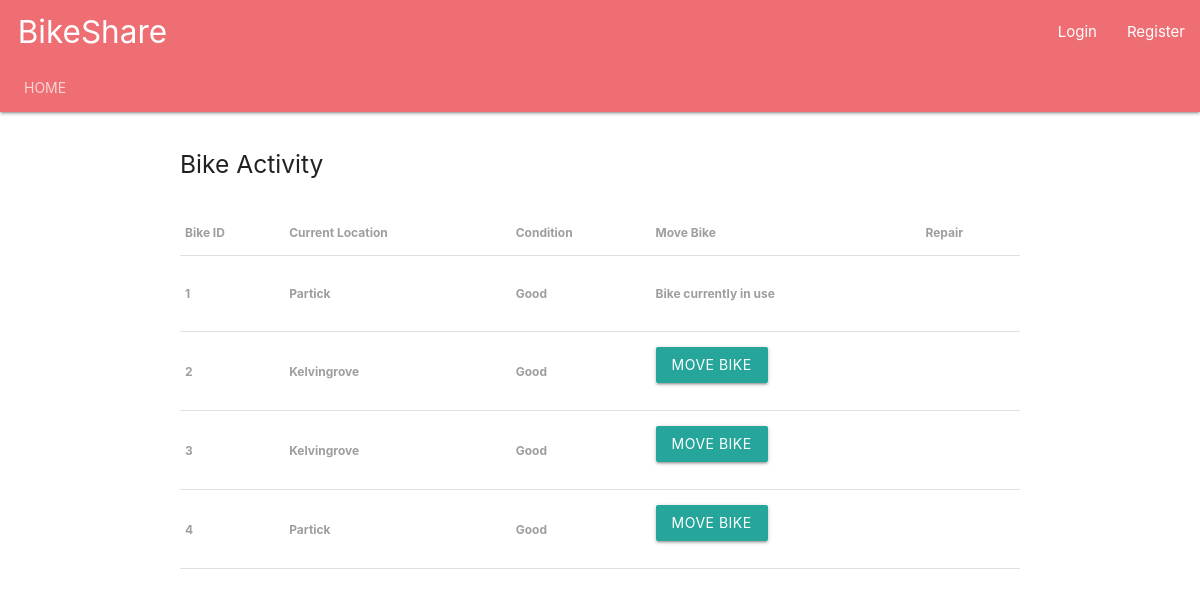
Page /operator/ on the earlier database version.
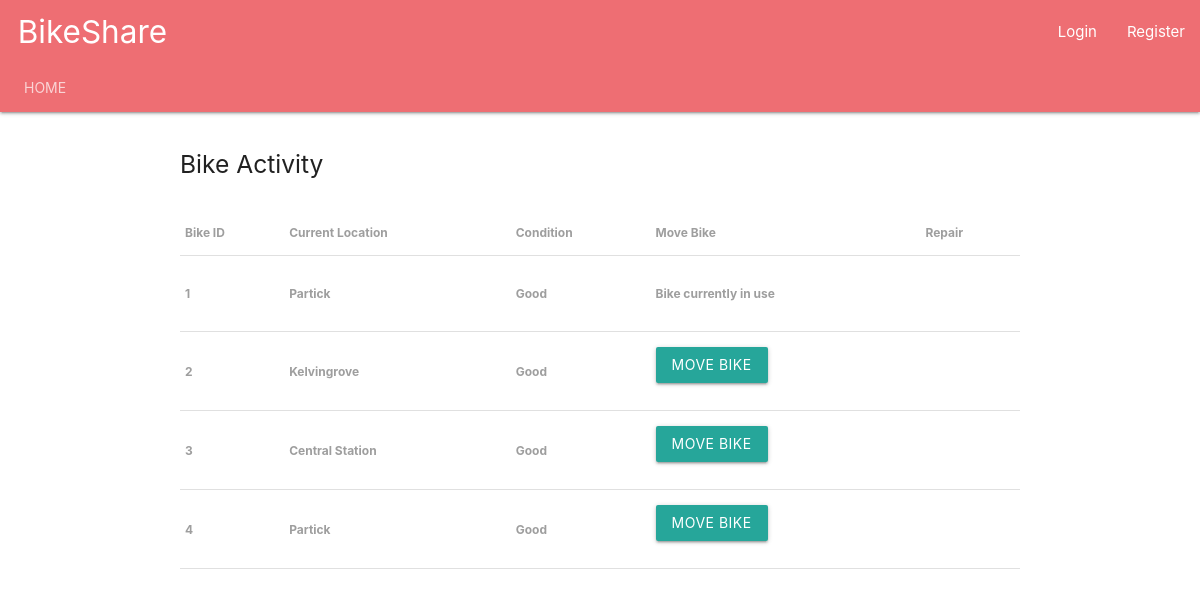
Same page on the later database version.
### BikeShare/models.py (models this page shows, shortened)
class Bike(models.Model):
    in_use = models.BooleanField(default=False)
    is_faulty = models.BooleanField(default=False)
    station = models.ForeignKey(Station, on_delete=models.CASCADE)
    class Meta:
        verbose_name_plural = 'Bikes'
    def condition(self):
        if self.is_faulty:
            return "Faulty"
        else:
            return "Good"

class Station(models.Model):
    station_name = models.CharField(max_length=100, default="")
    station_latitude = models.FloatField(null=True)
    station_longitude = models.FloatField(null=True)
    def __str__(self):
        return self.station_name

### BikeShare/views.py (the view)
# urls.py: path('operator/', views.operator_page, name='bikeshare-operator'),
def operator_page(request):
    faultybikes = Bike.objects.all().filter(is_faulty=True)
    all_bikes = Bike.objects.all().filter()
    move_stations = Station.objects.all()
    context = {
        'faulty_bikes': faultybikes,
        'all_bikes': all_bikes,
        'move_stations': move_stations}
    return render(request, 'operator_page.html', context=context)

### BikeShare/templates/operator_page.html (shortened to what this page needs)
{% extends 'base.html' %}
{% block content %}
<br>
<h5>Bike Activity</h5>
<br>
    <table>
        <thead>
        <tr>
            <th><label>Bike ID</label></th>
            <th><label>Current Location</label></th>
            <th><label>Condition</label></th>
            <th><label>Move Bike</label></th>
            <th><label>Repair</label></th>
        </tr>
        </thead>
    <tbody>
    {% for bike in all_bikes %}
    <tr>
    <th><label>{{ bike.id }}</label></th>
        <th><label>{{ bike.station }}</label></th>
    <th><label> {{ bike.condition }}</label></th>
    <th><label>    {% if bike.in_use %} <br>Bike currently in use<br><br> {% else %}
   <form action="{% url 'bikeshare:move_bike' bike.id %}" method="post">{% csrf_token %}
       <button type="submit" class="cancelbtn waves-effect waves-light btn" name="return_station">Move Bike</button><br>
   </form>
    {% endif %}
    </label></th>
        <th>
    </th>
    </tr>
    {% endfor %}
    </tbody>
    </table>
{% endblock %}

Differences in the rows shown:
changed Bike id 3: station "Kelvingrove" → "Central Station"
